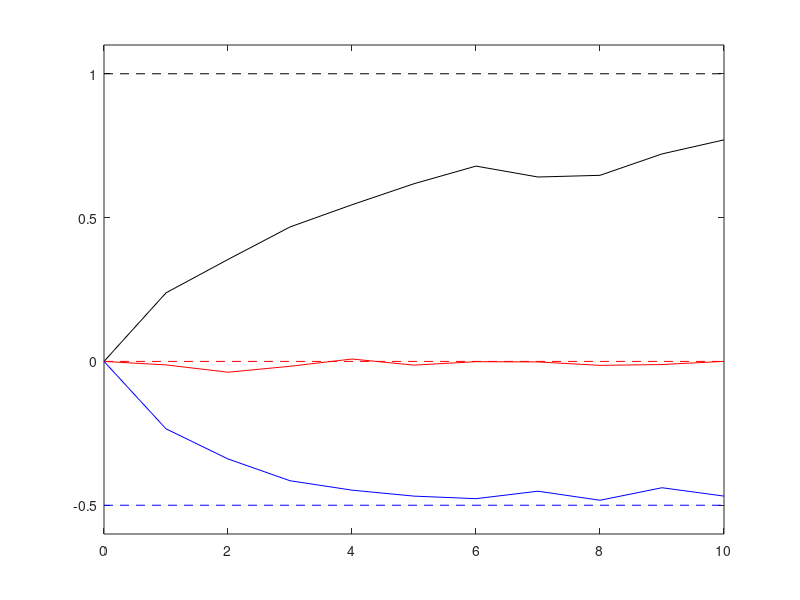
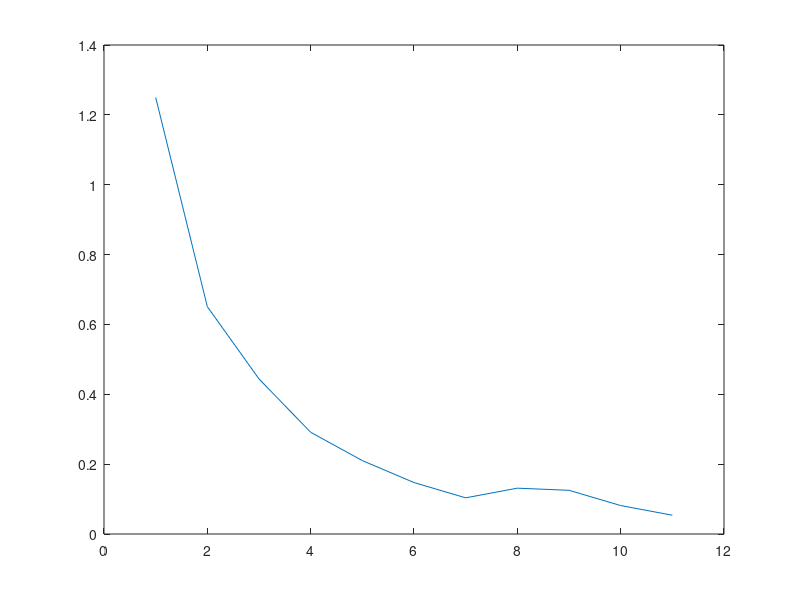
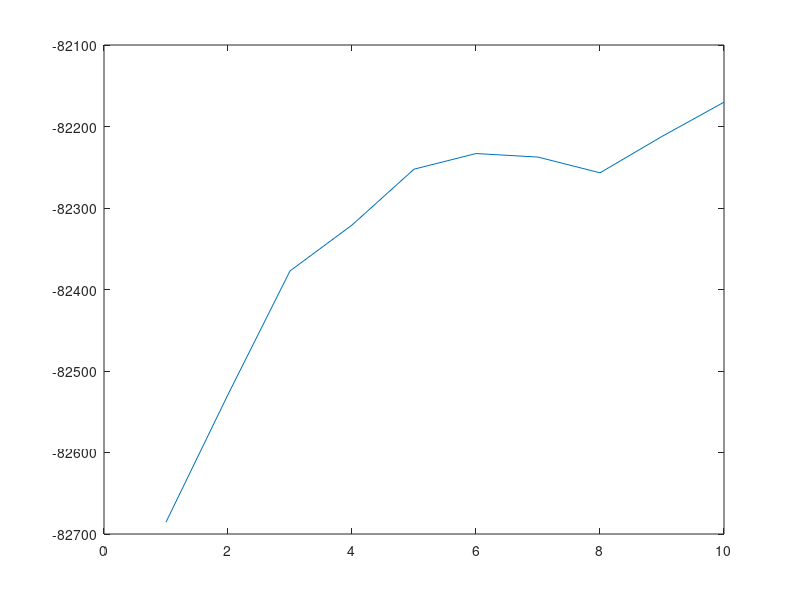

The MATLAB source for these figures, in order:
function visualize_model

load('model','theta_f_ests','lls','theta_f');

Dz = length(theta_f);
nEpoch = size(theta_f_ests,2)-1;
close all;
figure(1);
cols = {'k' 'r' 'b' 'g' 'c' 'm'};
for i = 1:Dz
    plot(0:nEpoch,theta_f_ests(i,:),[cols{i} '-']); hold on;
    plot([0 nEpoch],[theta_f(i) theta_f(i)],[cols{i} '--']); hold on;
end
ylim([min(theta_f)-0.1, max(theta_f)+0.1]);
figure(100);
plot(sum((theta_f_ests-theta_f).^2));
figure(200);
plot(lls);
